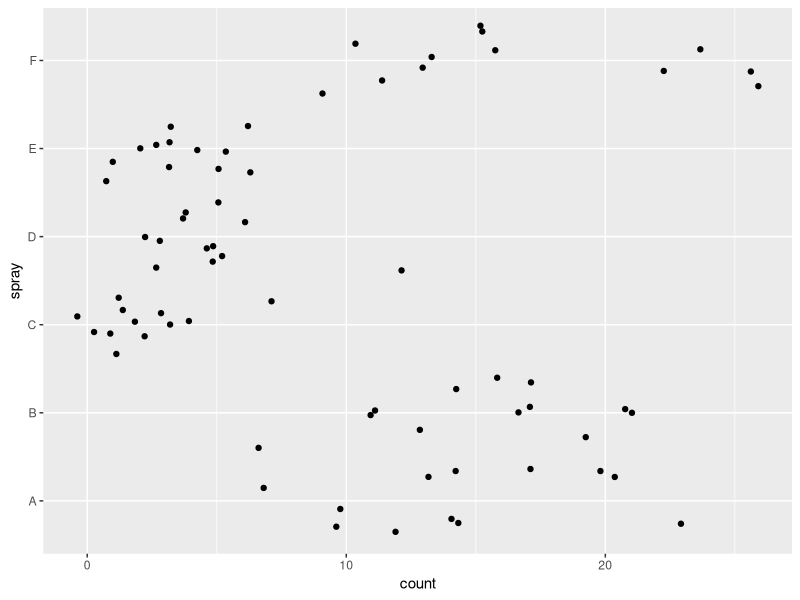
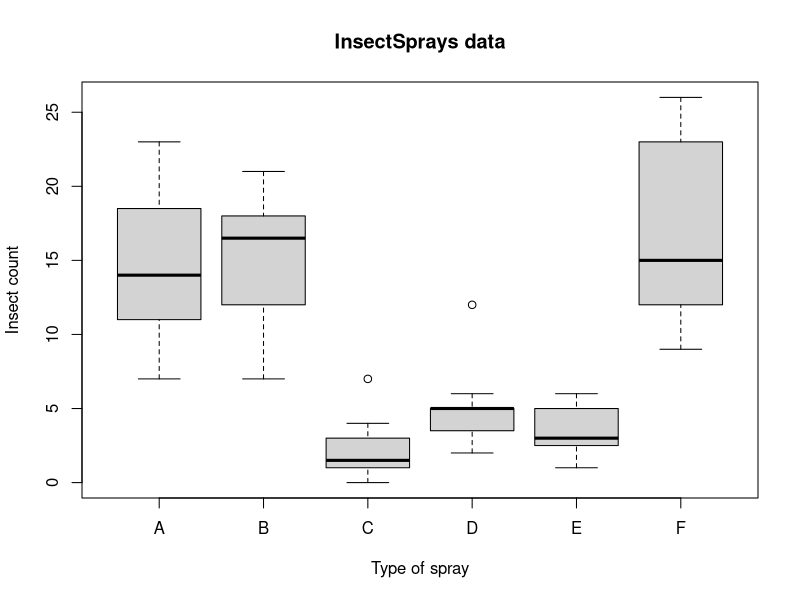
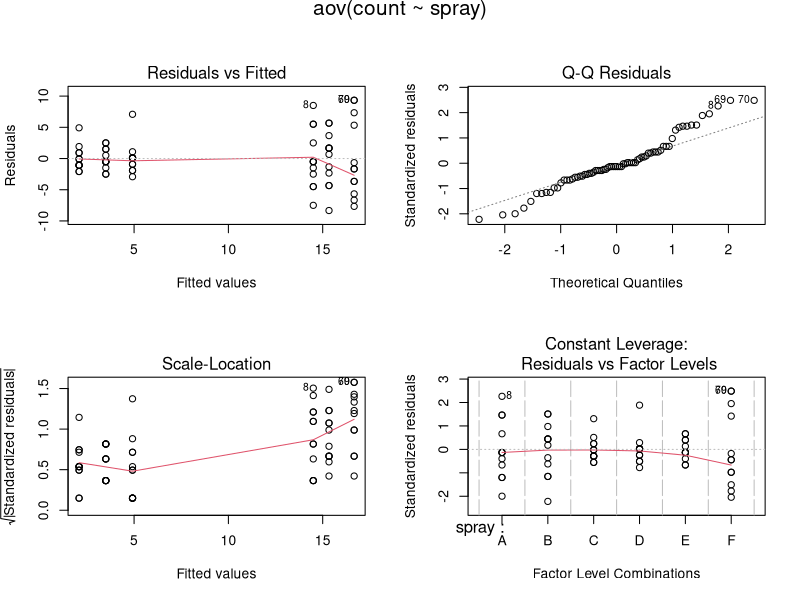
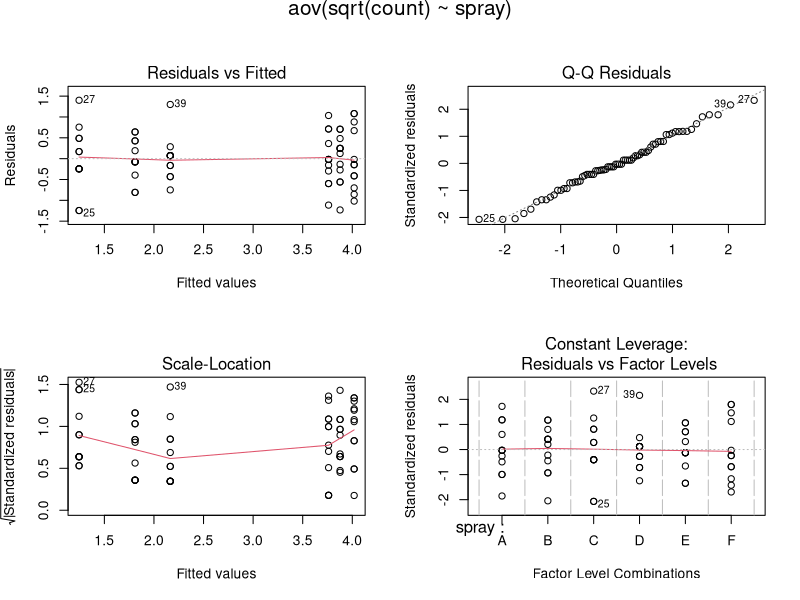

Reproduce these figures in R, in order.
## ---- chunk 1
library(tidyverse)
library(ggplot2)
## ---- chunk 2
data(InsectSprays)
str(InsectSprays)
summary(InsectSprays)
## ---- chunk 3
ggplot(InsectSprays) +
  aes(x = count, y = spray) +
  geom_jitter() +
  theme(legend.position = "none")
## ---- chunk 4
boxplot(count ~ spray, data = InsectSprays,
        xlab = "Type of spray", ylab = "Insect count",
        main = "InsectSprays data", varwidth = TRUE, col = "lightgray")
## ---- chunk 5
oneway.test(count~spray, data=InsectSprays)
## ---- chunk 6
Anova_Output <- aov(count ~ spray, data=InsectSprays)
summary(Anova_Output)
## ---- chunk 7
opar <- par(mfrow = c(2, 2), oma = c(0, 0, 1.1, 0))
plot(Anova_Output)
## ---- chunk 8
Third_model <- aov(sqrt(count) ~ spray, data = InsectSprays)
summary(Third_model)
## ---- chunk 9
plot(Third_model)
